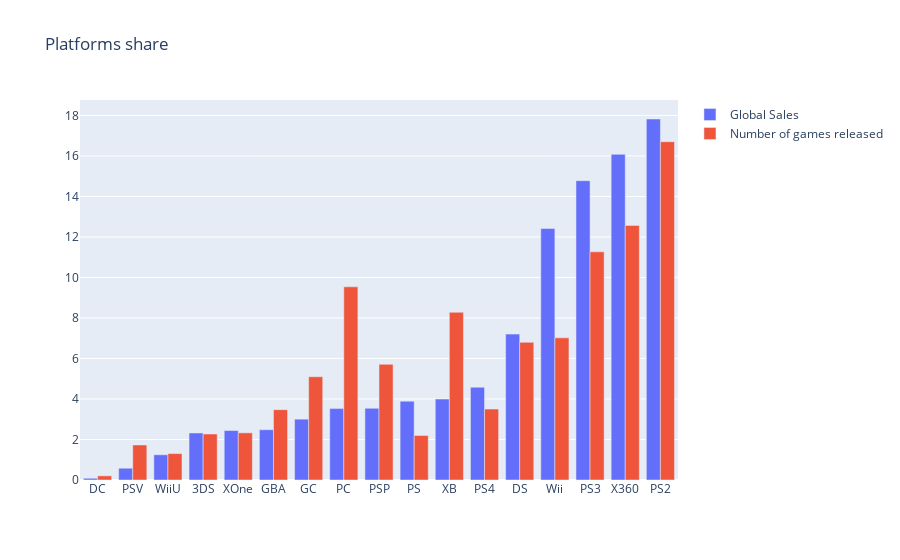

The notebook cell saved with this chart:
### Code cell
trace0 = go.Bar(
    x=platforms_df.index,
    y=platforms_df.Global_Sales,
    name='Global Sales',
    orientation = 'v'
)

trace1 = go.Bar(
    x=platforms_df.index,
    y=platforms_df.Number_of_Games,
    name='Number of games released',
    orientation = 'v'
)

data = [trace0, trace1]
layout = {'title': 'Platforms share'}

fig = go.Figure(data=data, layout=layout)

iplot(fig, show_link=False)

### Figure 1 — Plotly figure (JSON) as saved in the notebook; plotly's stock layout.template omitted (floating-point values rounded to 4 significant figures)
{"data": [{"name": "Global Sales", "orientation": "v", "type": "bar", "x": ["DC", "PSV", "WiiU", "3DS", "XOne", "GBA", "GC", "PC", "PSP", "PS", "XB", "PS4", "DS", "Wii", "PS3", "X360", "PS2"], "y": [0.08574, 0.5819, 1.245, 2.322, 2.441, 2.483, 3.004, 3.526, 3.541, 3.892, 3.996, 4.579, 7.204, 12.42, 14.78, 16.08, 17.82]}, {"name": "Number of games released", "orientation": "v", "type": "bar", "x": ["DC", "PSV", "WiiU", "3DS", "XOne", "GBA", "GC", "PC", "PSP", "PS", "XB", "PS4", "DS", "Wii", "PS3", "X360", "PS2"], "y": [0.2051, 1.729, 1.304, 2.271, 2.33, 3.473, 5.099, 9.538, 5.714, 2.198, 8.278, 3.502, 6.799, 7.018, 11.27, 12.57, 16.7]}], "layout": {"title": {"text": "Platforms share"}}}
